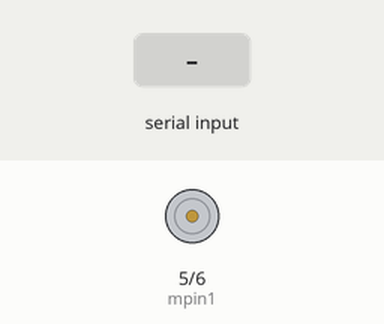
This sketch was run on a simulated Arduino Uno, built with avr-gcc and run on an emulated ATmega328P. Shown: motor-driver pin pairs drawn as motors (green arrow = first pin HIGH = forward, orange = second pin HIGH = backward, longer = more drive). The test bench sets the inputs (shaded band).

Above: at 1.2 s.
1.3 s: "90,45\n" received over Serial
At 2.0 s:
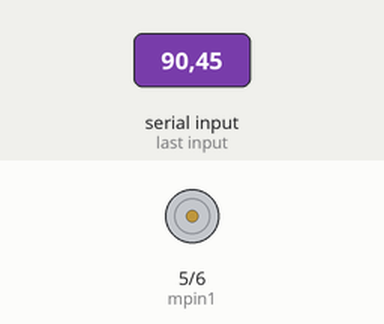
2.8 s: "30,150\n" received over Serial
At 3.2 s:
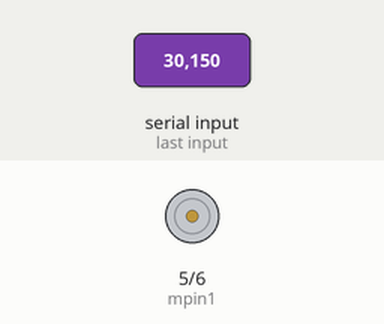
4.3 s: "200\n" received over Serial
At 5.4 s:
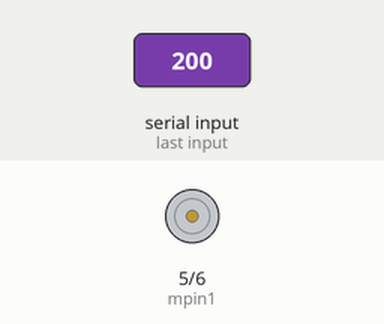
Timing chart, 0 to 7.3 s (numbered marks = the images above; inputs shaded):
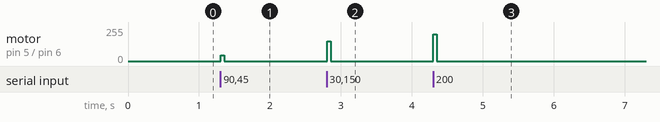

Measured:
- after the input at 1.3 s, motor on pin 5 (mpin1) / pin 6 (mpin2): stopped → forward 45/255 at once, → stopped 0.05 s later
- after the input at 2.8 s, motor on pin 5 (mpin1) / pin 6 (mpin2): stopped → forward 150/255 at once, → stopped 0.05 s later
- after the input at 4.3 s, motor on pin 5 (mpin1) / pin 6 (mpin2): stopped → forward 200/255 at once, → stopped 0.05 s later

The sketch:

L293D_Arfa_Imtiyaz_S.ino
```cpp
/* code by Arfa Imtiyaz Surapati
NIM: 21/480658/TK/53036 */

const int mpin1 = 5;  //declaring 1st pin of the L293D (cw rotation)
const int mpin2 = 6;  //declaring 2nd pin of the L293D (ccw rotation)
int speed = 0;      //setting up speed integer for speed adjusting purposes

void setup()      //code inside here will run once
{
  pinMode(mpin1, OUTPUT);//set 1st pin as output
  pinMode(mpin2, OUTPUT);//set 2nd pin as output
  Serial.begin(9600);  //start Serial function for speed input
  Serial.setTimeout(50); //set the serial timeout to 50ms for faster parseInt reading
}

void loop()        //code inside here will run indefinitely
{
  if(Serial.available()) {//checking if there's any input from the user
    speed=Serial.parseInt();//put the inputted value into the integer speed
    if(speed>=0) {      //check if the inputted speed is greater than or equal to 0
      digitalWrite(mpin2, LOW);//set the 2nd pin to low to clear any previous usage
      analogWrite(mpin1,speed);//set the 1st pin to the speed value (determined by the input earlier)
    }
    else {          //check if the value is less than 0
      digitalWrite(mpin1, LOW);//set the 1st pin to low to clear any previous usage
      analogWrite(mpin2,-speed);//set the 2nd pin to the speed value (determined by the input earlier)
    }
  }
}
```
